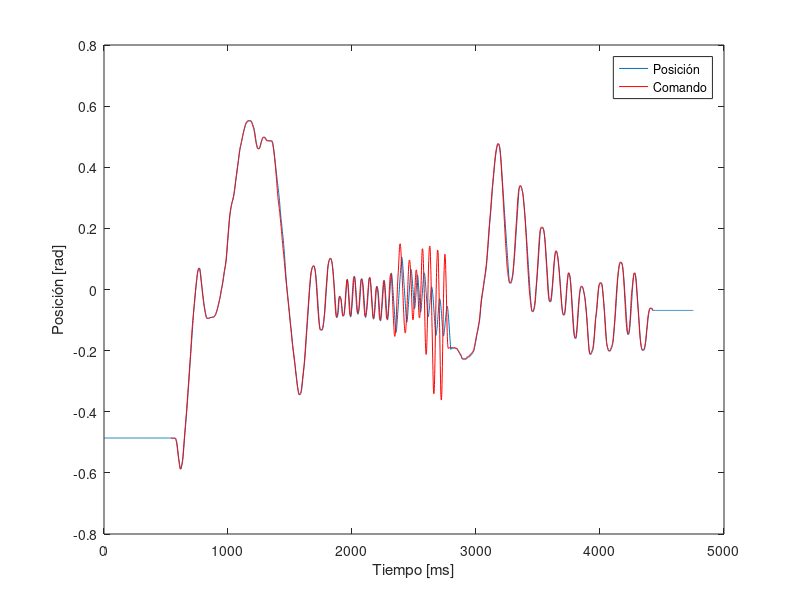

Write MATLAB code to recreate this figure.
load('scorbot_test.mat')
plot(time, base)
hold on;
plot(time_cmd, cmd, 'r')
legend('Posición', 'Comando')
xlabel('Tiempo [ms]');
ylabel('Posición [rad]');


